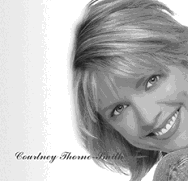
%> input picture Lab2/y5.bmp, 188 x 181 px, given in place of x3.bmp, which was not available
$ octave Lab2.m   (GNU Octave 9; MATLAB toolbox functions it lacks are replaced by stand-ins)
%> lines starting %> are read from the running program, lines starting %| are printed output that depends on the picture; pictures that were not available may be replaced by others from this repository, and a replacement may not be noted
clear
clc
 X = imread("x3.bmp");
%> X is the input picture: size 181x188 uint8; min 22, max 255, mean 183
 figure
 imshow(X);
 title("X input");
 X = double(X);
%> X: size 181x188 double
 X=[X;ones(1,columns(X))];
%> X: size 182x188 double


 Y = imread("y5.bmp");
 figure
 imshow(Y);
 title("Y input");
 Y = double(Y);

 eps = 1e-12;

 function A_Inv = getNextPsevdoInverse(A, delta)
    rows = rows(A);
    columns=columns(A);
    if(rows > columns)
      A_Inv = inv(A'*A + delta^2*eye(columns))*A';
    else
      A_Inv = A'*inv(A*A' + delta^2*eye(rows));
    endif
endfunction

function retval = MoorePenrose (A, eps)
 delta = 100;
 eps = 1e-12;
 diff = 1;

 A_Inv1 = getNextPsevdoInverse(A,delta);

 while(diff>eps)
    delta = delta/2;
    A_Inv2 = getNextPsevdoInverse(A,delta);
    diff = norm(A_Inv1-A_Inv2);
    A_Inv1=A_Inv2;
 endwhile
 retval = A_Inv2;
 endfunction


 function retval = Greville(A, eps)
    vector = A(1,:)';
    rows = rows(A);
    columns = columns(A);

    if(vector.*vector' == 0)
      A_Inv = vector;
    else
      A_Inv = vector/(vector'*vector);
    endif

    for i = 2:rows
      vector = A(i,:)';
      Z = eye(columns) - A_Inv * A(1:i-1,:);
      norm = vector'*Z*vector;
      if(norm < eps)
        Z = A_Inv*A_Inv';
        norm = 1+vector'*Z*vector;
      endif
      A_Inv=A_Inv-Z*vector*vector'*A_Inv/norm;
      A_Inv=[A_Inv,Z*vector/norm];
      endfor
    retval = A_Inv;
 endfunction

  V = ones(rows(Y), rows(X));

  MoorePenrose_X = MoorePenrose(X,eps);
%> in MoorePenrose, `A_Inv1 = getNextPsevdoInverse(A,delta);`:
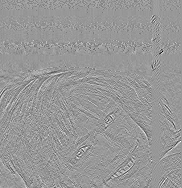
%> A_Inv1: size 188x182 double; min -0.00259, max 0.00175, mean 1.23e-07; drawn with min black and max white
%> the loop in MoorePenrose, `while(diff>eps)` made 31 passes
%> diff on passes 1 to 12: 0.00631, 0.0126, 0.0253, 0.0505, 0.0999, 0.202, 0.382, 0.616, 1.62, 2.23, 4.53, 12.79
%> after the loop in MoorePenrose, `while(diff>eps)`: delta = 4.66e-08
%> in MoorePenrose, `retval = A_Inv2;`:
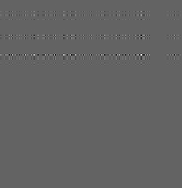
%> retval: size 188x182 double; min -282.3, max 440, mean 0; drawn with min black and max white
  MoorePenrose_Z = eye(rows(X)) - X*MoorePenrose_X;
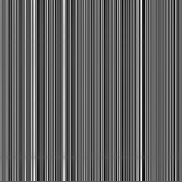
%> MoorePenrose_Z: size 182x182 double; min -780.3, max 1252.8, mean -0.8; drawn with min black and max white
  MoorePenrose_A = Y*MoorePenrose_X + V*MoorePenrose_Z';
  MoorePenrose_Y=MoorePenrose_A*X;

  figure
  imshow(uint8(MoorePenrose_Y));
  title("Moore-Penrose formula output");

  Greville_X = Greville(X, eps);
%> in Greville, `vector = A(1,:)';`: vector = 188 values, max 255 at index 44, min 102 at index 97, mean 214.2
%> in Greville, `A_Inv = vector/(vector'*vector);`: A_Inv = 188 values, max 2.8e-05 at index 44, min 1.12e-05 at index 97, mean 2.35e-05
%> the loop in Greville, `for i = 2:rows` made 181 passes
%> pass 1, in Greville, `Z = eye(columns) - A_Inv * A(1:i-1,:);`:
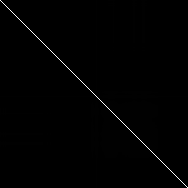
%> Z: size 188x188 double; min -0.00715, max 0.999, mean 0.000276; drawn with min black and max white
%> pass 2, in Greville, `Z = eye(columns) - A_Inv * A(1:i-1,:);`:
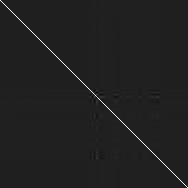
%> Z: size 188x188 double; min -0.149, max 0.998, mean 0.000275; drawn with min black and max white
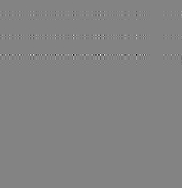
%> Greville_X: size 188x182 double; min -13.65, max 12.81, mean 2.92e-05; drawn with min black and max white

  Greville_Z = eye(rows(X)) - X*Greville_X;
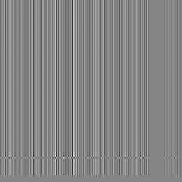
%> Greville_Z: size 182x182 double; min -3.93, max 3.56, mean 0.000109; drawn with min black and max white
  Greville_A = Y*Greville_X + V*Greville_Z';
  Greville_Y=Greville_A*X;

  figure
  imshow(uint8(Greville_Y));
  title("Greville formula output");
